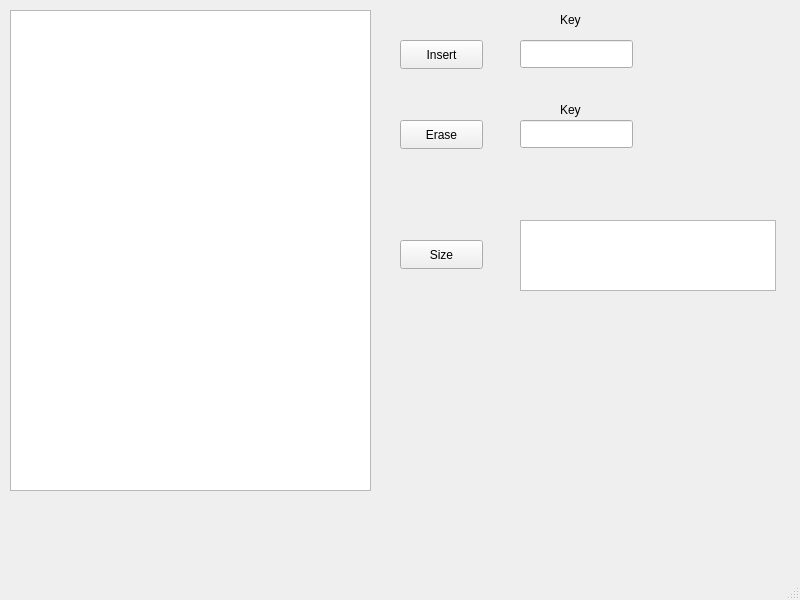
<?xml version="1.0" encoding="UTF-8"?>
<ui version="4.0">
 <class>MainWindow</class>
 <widget class="QMainWindow" name="MainWindow">
  <property name="geometry">
   <rect>
    <x>0</x>
    <y>0</y>
    <width>800</width>
    <height>600</height>
   </rect>
  </property>
  <property name="windowTitle">
   <string>MainWindow</string>
  </property>
  <widget class="QWidget" name="centralwidget">
   <widget class="QTableWidget" name="tableWidget">
    <property name="geometry">
     <rect>
      <x>10</x>
      <y>10</y>
      <width>361</width>
      <height>481</height>
     </rect>
    </property>
   </widget>
   <widget class="QPushButton" name="erase">
    <property name="geometry">
     <rect>
      <x>400</x>
      <y>120</y>
      <width>83</width>
      <height>29</height>
     </rect>
    </property>
    <property name="text">
     <string>Erase</string>
    </property>
   </widget>
   <widget class="QLabel" name="label">
    <property name="geometry">
     <rect>
      <x>560</x>
      <y>10</y>
      <width>41</width>
      <height>20</height>
     </rect>
    </property>
    <property name="text">
     <string>Key</string>
    </property>
   </widget>
   <widget class="QPushButton" name="size">
    <property name="geometry">
     <rect>
      <x>400</x>
      <y>240</y>
      <width>83</width>
      <height>29</height>
     </rect>
    </property>
    <property name="text">
     <string>Size</string>
    </property>
   </widget>
   <widget class="QLineEdit" name="erase_by_key">
    <property name="geometry">
     <rect>
      <x>520</x>
      <y>120</y>
      <width>113</width>
      <height>28</height>
     </rect>
    </property>
   </widget>
   <widget class="QTextBrowser" name="textBrowser">
    <property name="geometry">
     <rect>
      <x>520</x>
      <y>220</y>
      <width>256</width>
      <height>71</height>
     </rect>
    </property>
   </widget>
   <widget class="QLineEdit" name="key_edit">
    <property name="geometry">
     <rect>
      <x>520</x>
      <y>40</y>
      <width>113</width>
      <height>28</height>
     </rect>
    </property>
   </widget>
   <widget class="QLabel" name="label_3">
    <property name="geometry">
     <rect>
      <x>560</x>
      <y>100</y>
      <width>41</width>
      <height>20</height>
     </rect>
    </property>
    <property name="text">
     <string>Key</string>
    </property>
   </widget>
   <widget class="QPushButton" name="insert">
    <property name="geometry">
     <rect>
      <x>400</x>
      <y>40</y>
      <width>83</width>
      <height>29</height>
     </rect>
    </property>
    <property name="text">
     <string>Insert</string>
    </property>
   </widget>
  </widget>
  <widget class="QMenuBar" name="menubar">
   <property name="geometry">
    <rect>
     <x>0</x>
     <y>0</y>
     <width>800</width>
     <height>25</height>
    </rect>
   </property>
  </widget>
  <widget class="QStatusBar" name="statusbar"/>
 </widget>
 <resources/>
 <connections/>
</ui>
